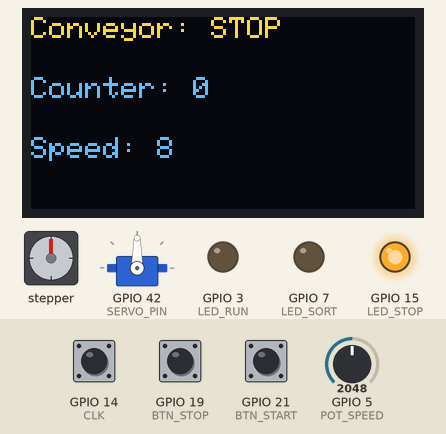
A sketch run on a simulated ESP32-S3. On the bench: stepper motor, servo, 128×64 one-colour display, output pins drawn as LEDs (lit = HIGH). Wiring (inferred from the names in the program): stepper motor (200 steps per turn assumed): coils GPIO 37, GPIO 39, GPIO 38, GPIO 40. The inputs (shaded band) are chosen by the test bench; at power-on: GPIO 21 (BTN_START) HIGH, GPIO 19 (BTN_STOP) HIGH, GPIO 5 (POT_SPEED) = 2048, GPIO 14 (CLK) HIGH. The OLED is the two-colour kind (top 16 rows yellow); pins used as bus, display or sensor lines are not drawn.

Above: at 1.2 s.
1.3 s: GPIO 21 (BTN_START) pulled LOW for 0.15 s
At 1.84 s:
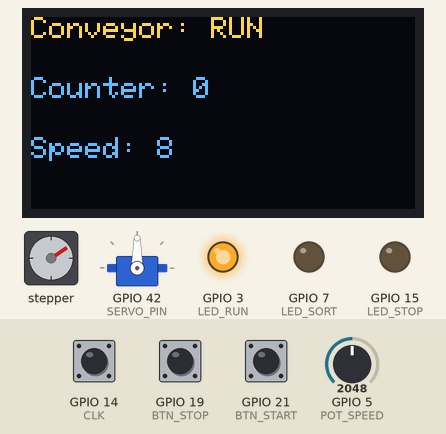
2.0 s: GPIO 19 (BTN_STOP) pulled LOW for 0.15 s
At 3.0 s:
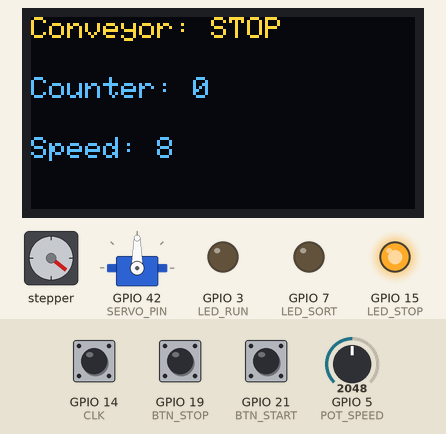
3.8 s: GPIO 21 (BTN_START) pulled LOW for 1 s
At 3.98 s:
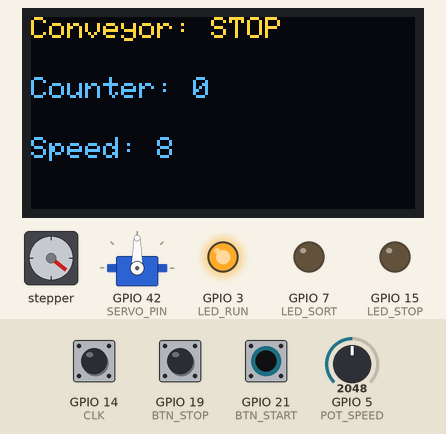
5.4 s: GPIO 5 (POT_SPEED) set to 999
At 6.4 s:
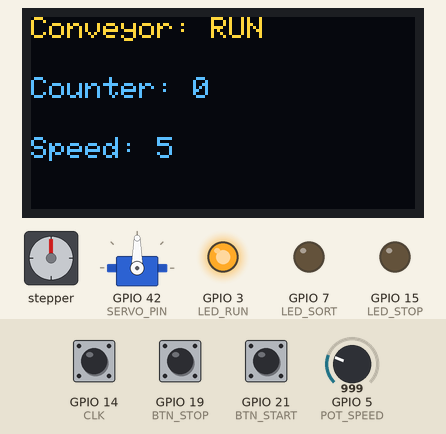
7.7 s: GPIO 5 (POT_SPEED) set to 876
At 9.0 s:
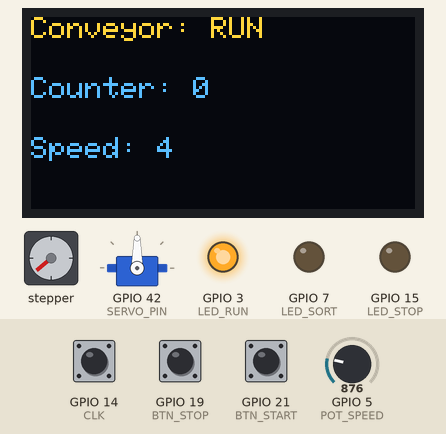
10.2 s: GPIO 19 (BTN_STOP) pulled LOW for 1 s
At 11.0 s:
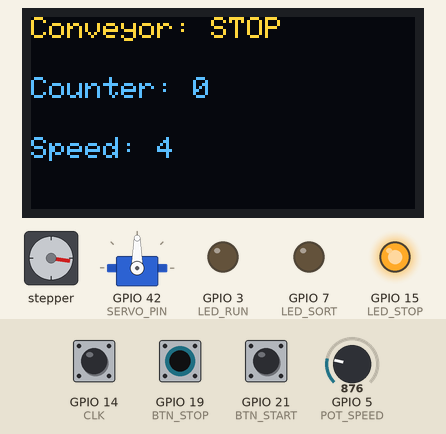
Timing chart, 0 to 13.2 s (numbered marks = the images above; inputs shaded):
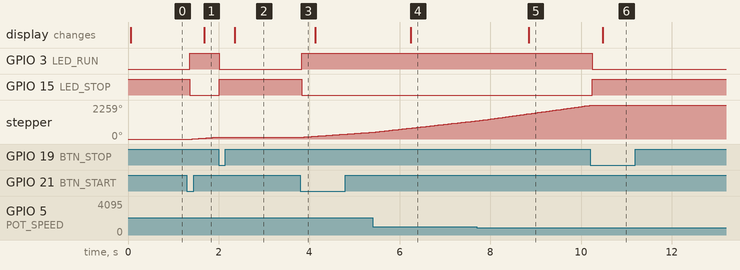

The sketch:

conveyor.ino
```cpp
#include <Arduino.h>
#include <ESP32Servo.h>
#include <Wire.h>
#include <Adafruit_GFX.h>
#include <Adafruit_SSD1306.h>

// === Pin Mapping ===
#define LED_RUN 3
#define LED_SORT 7
#define LED_STOP 15
#define BTN_START 21
#define BTN_STOP 19
#define POT_SPEED 5

// Encoder Pins
#define CLK 14
#define DT 16
#define SW 17

// Servo Gate
#define SERVO_PIN 42

// Stepper Motor (Conveyor)
#define BMINUS 37
#define BPLUS 38
#define APLUS 39
#define AMINUS 40

// OLED
#define SCREEN_WIDTH 128
#define SCREEN_HEIGHT 64
Adafruit_SSD1306 display(SCREEN_WIDTH, SCREEN_HEIGHT, &Wire, -1);

// === Global Variables ===
Servo gateServo;

QueueHandle_t speedQueue;
QueueHandle_t countQueue;
SemaphoreHandle_t oledMutex;

// Encoder Counter
volatile int encoderCount = 0;
volatile unsigned long lastEncoderTime = 0;

// Conveyor state
bool conveyorRunning = false;

// === Stepper Sequence ===
int seq[4][4] = {
  {1,0,0,1},
  {0,1,0,1},
  {0,1,1,0},
  {1,0,1,0}
};

// ===================================================================
// ENCODER ISR — FINAL FIX
// ===================================================================
void IRAM_ATTR encoderISR() {
  unsigned long now = micros();
  if (now - lastEncoderTime < 1500) return;  // debounce 1.5ms
  lastEncoderTime = now;

  // Logika arah yang sudah terbukti benar
  if (digitalRead(DT) == HIGH)
      encoderCount++;     // clockwise
  else
      encoderCount--;     // counter-clockwise
}

// ===================================================================
// TASK: Baca Pot → Speed Queue
// ===================================================================
void TaskPot(void *pvParameters) {
  while (1) {
    int speedVal = analogRead(POT_SPEED);
    speedVal = map(speedVal, 0, 4095, 2, 15);

    xQueueSend(speedQueue, &speedVal, 0);
    vTaskDelay(200 / portTICK_PERIOD_MS);
  }
}

// ===================================================================
// TASK: Stepper (Conveyor)
// ===================================================================
void TaskStepper(void *pvParameters) {
  pinMode(AMINUS, OUTPUT);
  pinMode(APLUS, OUTPUT);
  pinMode(BPLUS, OUTPUT);
  pinMode(BMINUS, OUTPUT);

  int speed = 5;

  while (1) {
    if (conveyorRunning) {
      xQueueReceive(speedQueue, &speed, 0);

      for (int i = 0; i < 4; i++) {
        digitalWrite(AMINUS, seq[i][0]);
        digitalWrite(APLUS, seq[i][1]);
        digitalWrite(BPLUS, seq[i][2]);
        digitalWrite(BMINUS, seq[i][3]);
        vTaskDelay(speed);
      }
    } else {
      vTaskDelay(50);
    }
  }
}

// ===================================================================
// TASK: Servo Sorting Gate
// ===================================================================
void TaskServoGate(void *pvParameters) {
  gateServo.attach(SERVO_PIN);

  while (1) {
    int count;
    if (xQueueReceive(countQueue, &count, 0)) {
      if (count % 5 == 0 && count != 0) {
        digitalWrite(LED_SORT, HIGH);
        gateServo.write(90);
        vTaskDelay(700 / portTICK_PERIOD_MS);
        gateServo.write(0);
        digitalWrite(LED_SORT, LOW);
      }
    }
    vTaskDelay(20);
  }
}

// ===================================================================
// TASK: OLED Display
// ===================================================================
void TaskOLED(void *pvParameters) {
  display.begin(SSD1306_SWITCHCAPVCC, 0x3C);

  while (1) {
    if (xSemaphoreTake(oledMutex, portMAX_DELAY)) {

      display.clearDisplay();
      display.setTextSize(1);
      display.setTextColor(WHITE);

      display.setCursor(0, 0);
      display.print("Conveyor: ");
      display.println(conveyorRunning ? "RUN" : "STOP");

      display.setCursor(0, 20);
      display.print("Counter: ");
      display.println(encoderCount);

      display.setCursor(0, 40);
      display.print("Speed: ");
      int sp;
      if (xQueueReceive(speedQueue, &sp, 0)) {}
      display.println(sp);

      display.display();

      xSemaphoreGive(oledMutex);
    }
    vTaskDelay(300 / portTICK_PERIOD_MS);
  }
}

// ===================================================================
// TASK: Start / Stop Button
// ===================================================================
void TaskButton(void *pvParameters) {
  pinMode(BTN_START, INPUT_PULLUP);
  pinMode(BTN_STOP, INPUT_PULLUP);

  while (1) {
    if (digitalRead(BTN_START) == LOW) {
      conveyorRunning = true;
      digitalWrite(LED_RUN, HIGH);
      digitalWrite(LED_STOP, LOW);
      vTaskDelay(300);
    }

    if (digitalRead(BTN_STOP) == LOW) {
      conveyorRunning = false;
      digitalWrite(LED_RUN, LOW);
      digitalWrite(LED_STOP, HIGH);
      vTaskDelay(300);
    }
    vTaskDelay(50);
  }
}

// ===================================================================
// TASK: Encoder → Send Queue
// ===================================================================
void TaskEncoder(void *pvParameters) {
  int lastSent = 0;

  while (1) {
    if (encoderCount != lastSent) {
      lastSent = encoderCount;

      int temp = encoderCount;
      xQueueSend(countQueue, &temp, 0);
    }
    vTaskDelay(20);
  }
}

// ===================================================================
// SETUP
// ===================================================================
void setup() {
  Serial.begin(115200);

  pinMode(LED_RUN, OUTPUT);
  pinMode(LED_SORT, OUTPUT);
  pinMode(LED_STOP, OUTPUT);

  digitalWrite(LED_STOP, HIGH);

  // Encoder pins
  pinMode(CLK, INPUT_PULLUP);
  pinMode(DT, INPUT_PULLUP);
  pinMode(SW, INPUT_PULLUP);

  // Queues & mutex
  speedQueue = xQueueCreate(10, sizeof(int));
  countQueue = xQueueCreate(10, sizeof(int));
  oledMutex = xSemaphoreCreateMutex();

  Wire.begin(8, 9);

  // Interrupt Encoder
  attachInterrupt(digitalPinToInterrupt(CLK), encoderISR, FALLING);

  // FreeRTOS Tasks
  xTaskCreatePinnedToCore(TaskPot,       "Pot",     3000, NULL, 2, NULL, 0);
  xTaskCreatePinnedToCore(TaskStepper,   "Stepper", 4000, NULL, 3, NULL, 0);

  xTaskCreatePinnedToCore(TaskServoGate, "Servo",   4000, NULL, 2, NULL, 1);
  xTaskCreatePinnedToCore(TaskOLED,      "OLED",    5000, NULL, 2, NULL, 1);
  xTaskCreatePinnedToCore(TaskButton,    "Button",  2000, NULL, 3, NULL, 1);
  xTaskCreatePinnedToCore(TaskEncoder,   "Encoder", 2000, NULL, 1, NULL, 1);
}

void loop() {
  // Loop tidak dipakai (RTOS)
}
```

Measured:
- the behaviour switches between 945 and 944 on GPIO 5 (POT_SPEED) (found by bisection; images 4 and 5)
- after the input at 1.3 s, GPIO 3 (LED_RUN): LOW → HIGH after 0.06 s; GPIO 15 (LED_STOP): HIGH → LOW after 0.06 s; stepper: turns 125° clockwise in 0.56 s, starting after 0.12 s; the display: changes after 0.38 s (image 1)
- after the input at 2.0 s, GPIO 3 (LED_RUN): HIGH → LOW at once; GPIO 15 (LED_STOP): LOW → HIGH at once; stepper: goes on until 2.0 s, then stays 128°; the display: changes after 0.36 s (image 2)
- after the input at 3.8 s, GPIO 3 (LED_RUN): LOW → HIGH at once; GPIO 15 (LED_STOP): HIGH → LOW at once; stepper: keeps turning clockwise at about 210°/s, starting after 0.06 s
- after the input at 5.4 s, the display: changes after 0.84 s (image 4)
- after the input at 7.7 s, the display: changes after 1.1 s (image 5)
- after the input at 10.2 s, GPIO 3 (LED_RUN): HIGH → LOW after 0.05 s; GPIO 15 (LED_STOP): LOW → HIGH after 0.05 s; the display: changes after 0.27 s (image 6)
